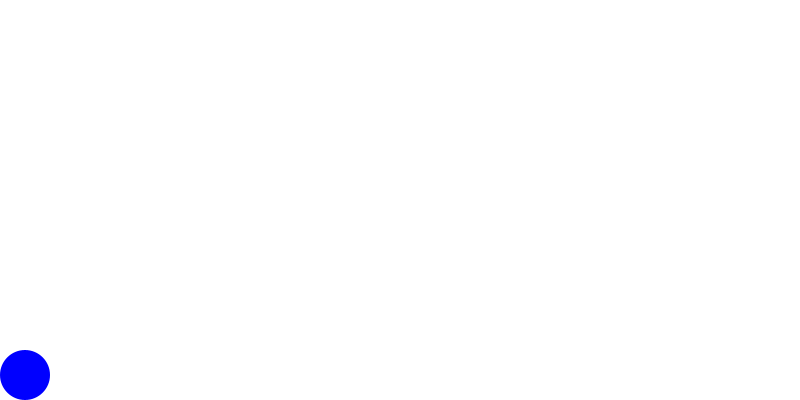
Frame 1 (no input)
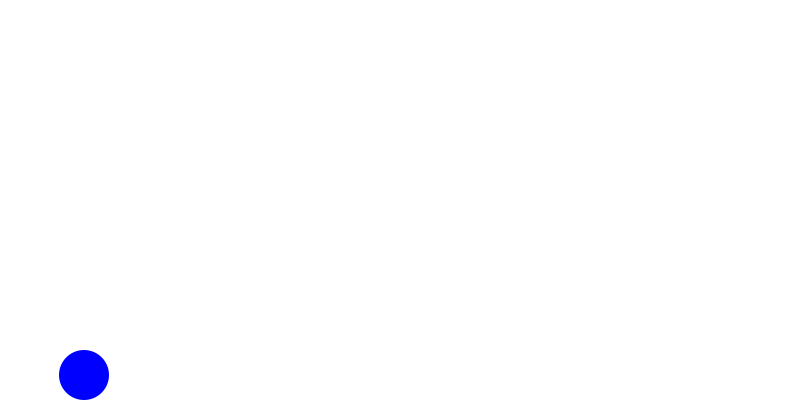
Frame 60 (the mouse pressed at the canvas centre just before this capture)
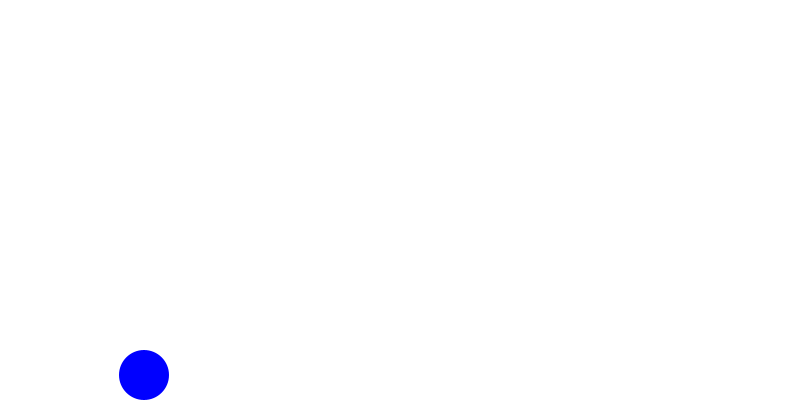
Frame 120 (the mouse held since frame 60 and released just before this capture)

The Processing sketch that drew these frames (run headless with seeded random() and noise(); from frame 60 on, the mouse is pressed at the canvas centre):

// Processing sketch: processing_78706
// ── processing_78706.pde

int x=25;
int bandera=1;
void setup(){

size(800,400);

fill(0,0,255);

noStroke(); 

smooth();

}


void draw(){
  background(255);
  
  ellipse(x,height-25,50,50);
  
  if(x<width-25){
    if(bandera==1){
  x=x+1;
    }
  }
  
  else{bandera=0;
  }
 
if(bandera==0){
x=x-1;

if(x<=25){
  bandera=1;
}
}

}
